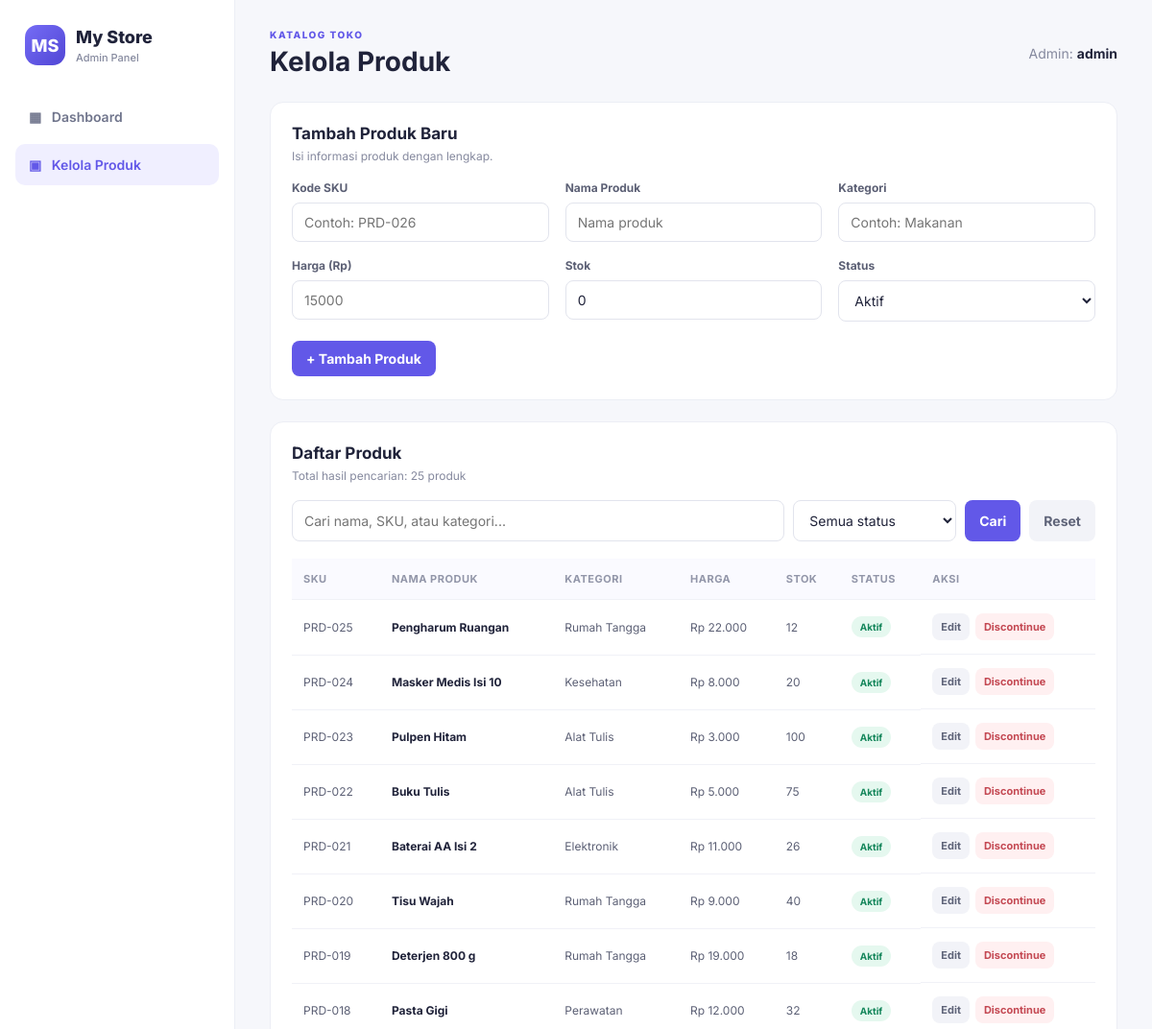
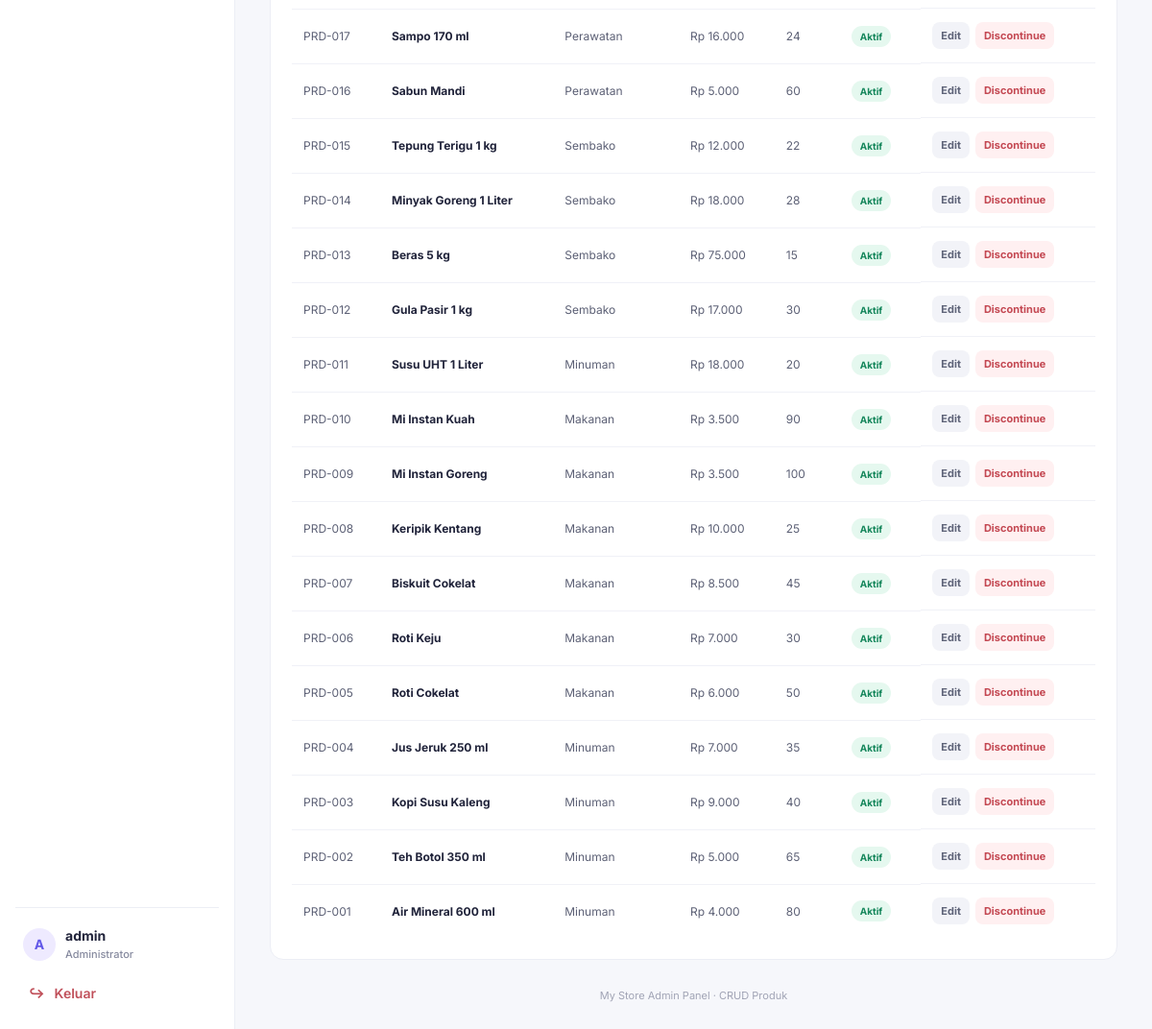
The page /products.php (signed in) on the database its author committed (2 pictures, top to bottom).
### tables this page shows
CREATE TABLE IF NOT EXISTS products (
    id INT AUTO_INCREMENT PRIMARY KEY,
    sku VARCHAR(40) NOT NULL UNIQUE,
    name VARCHAR(120) NOT NULL,
    category VARCHAR(80) NOT NULL,
    price DECIMAL(12,2) NOT NULL DEFAULT 0,
    stock INT NOT NULL DEFAULT 0,
    status ENUM('Aktif','Discontinued') NOT NULL DEFAULT 'Aktif',
    created_at TIMESTAMP DEFAULT CURRENT_TIMESTAMP,
    updated_at TIMESTAMP DEFAULT CURRENT_TIMESTAMP ON UPDATE CURRENT_TIMESTAMP
);

### auth.php (called while the page is built, shortened)
<?php
function e(?string $value): string
{
    return htmlspecialchars($value ?? '', ENT_QUOTES, 'UTF-8');
}

### products.php (the view, shortened to what this page needs)
<?php
require_once __DIR__ . '/config/database.php';
require_once __DIR__ . '/config/auth.php';
$editProduct = null;
$search = trim($_GET['q'] ?? '');
$sql = 'SELECT * FROM products WHERE (name LIKE ? OR sku LIKE ? OR category LIKE ?)';
$params = ["%{$search}%", "%{$search}%", "%{$search}%"];
$sql .= ' ORDER BY id DESC';
$stmt = $pdo->prepare($sql);
$stmt->execute($params);
$products = $stmt->fetchAll();
function rupiah($value): string {
    return 'Rp ' . number_format((float)$value, 0, ',', '.');
}
?>
<!doctype html>
<html lang="id">
<head>
    <link rel="stylesheet" href="assets/style.css">
</head>
<body>
<div class="app-shell">
    <aside class="sidebar">
        <a class="logo" href="dashboard.php"><span class="logo-mark">MS</span><span>My Store<small>Admin Panel</small></span></a>
        <nav><a class="nav-link" href="dashboard.php">▦ &nbsp; Dashboard</a><a class="nav-link active" href="products.php">▣ &nbsp; Kelola Produk</a></nav>
        <div class="sidebar-bottom"><div class="admin-mini"><span class="avatar">A</span><span><?= e($_SESSION['admin_username']) ?><small>Administrator</small></span></div><a class="nav-link logout-link" href="logout.php">↪ &nbsp; Keluar</a></div>
    </aside>
    <main class="main-content">
        <header class="topbar"><div><p class="eyebrow">KATALOG TOKO</p><h1>Kelola Produk</h1></div><div class="welcome">Admin: <b><?= e($_SESSION['admin_username']) ?></b></div></header>
        <section class="panel form-panel">
            <div class="panel-heading"><div><h2><?= $editProduct ? 'Edit Produk' : 'Tambah Produk Baru' ?></h2><p>Isi informasi produk dengan lengkap.</p></div></div>
            <form method="post" class="product-form">
                <div class="form-grid">
                    <div><label>Kode SKU</label><input name="sku" required maxlength="40" value="<?= e($editProduct['sku'] ?? '') ?>" placeholder="Contoh: PRD-026"></div>
                    <div><label>Nama Produk</label><input name="name" required maxlength="120" value="<?= e($editProduct['name'] ?? '') ?>" placeholder="Nama produk"></div>
                    <div><label>Kategori</label><input name="category" required maxlength="80" value="<?= e($editProduct['category'] ?? '') ?>" placeholder="Contoh: Makanan"></div>
                    <div><label>Harga (Rp)</label><input name="price" type="number" min="0" step="100" required value="<?= e(isset($editProduct['price']) ? (string)$editProduct['price'] : '') ?>" placeholder="15000"></div>
                    <div><label>Stok</label><input name="stock" type="number" min="0" step="1" required value="<?= e(isset($editProduct['stock']) ? (string)$editProduct['stock'] : '0') ?>"></div>
                    <div><label>Status</label><select name="status"><option value="Aktif" <?= ($editProduct['status'] ?? 'Aktif') === 'Aktif' ? 'selected' : '' ?>>Aktif</option></select></div>
                </div>
                <div class="form-actions"><button class="btn primary" type="submit"><?= $editProduct ? 'Simpan Perubahan' : '+ Tambah Produk' ?></button></div>
            </form>
        </section>
        <section class="panel">
            <div class="panel-heading"><div><h2>Daftar Produk</h2><p>Total hasil pencarian: <?= count($products) ?> produk</p></div></div>
            <form class="filters" method="get"><input type="search" name="q" value="<?= e($search) ?>" placeholder="Cari nama, SKU, atau kategori..."><select name="status"><option value="">Semua status</option></select><button class="btn primary" type="submit">Cari</button><a class="btn secondary" href="products.php">Reset</a></form>
            <div class="table-wrap"><table><thead><tr><th>SKU</th><th>Nama Produk</th><th>Kategori</th><th>Harga</th><th>Stok</th><th>Status</th><th>Aksi</th></tr></thead><tbody>
            <?php foreach ($products as $p): ?>
                <tr>
                    <td><?= e($p['sku']) ?></td><td><b><?= e($p['name']) ?></b></td><td><?= e($p['category']) ?></td><td><?= rupiah($p['price']) ?></td><td><?= (int)$p['stock'] ?></td>
                    <td><span class="badge <?= $p['status'] === 'Aktif' ? 'success' : 'muted-badge' ?>"><?= e($p['status']) ?></span></td>
                    <td class="actions"><a class="btn tiny secondary" href="products.php?edit=<?= (int)$p['id'] ?>">Edit</a>
                    <?php if ($p['status'] === 'Aktif'): ?>
                    <form method="post" onsubmit="return confirm('Tandai produk ini sebagai discontinued?')"><button class="btn tiny danger" type="submit">Discontinue</button></form>
                    <?php else: ?>
                    <form method="post"><input type="hidden" name="csrf_token" value="<?= e($_SESSION['csrf_token']) ?>"><input type="hidden" name="action" value="activate"><input type="hidden" name="id" value="<?= (int)$p['id'] ?>"><button class="btn tiny primary" type="submit">Aktifkan</button></form>
                    <?php endif; ?></td>
                </tr>
            <?php endforeach; ?>
            </tbody></table></div>
        </section>
        <footer>My Store Admin Panel · CRUD Produk</footer>
    </main>
</div>
</body>
</html>

### style.css (style rules this page uses)
:root { --ink:#20233a;--muted:#85899e;--line:#eceef5;--primary:#6258e8;--bg:#f6f7fb;--green:#16875c }
* { box-sizing:border-box }
body { margin:0;font-family:Inter,Arial,sans-serif;background:var(--bg);color:var(--ink);font-size:14px }
a { text-decoration:none;color:inherit }
button,input,select { font:inherit }
.app-shell { display:flex;min-height:100vh }
.sidebar { width:245px;background:#fff;border-right:1px solid var(--line);padding:26px 16px;display:flex;flex-direction:column;flex-shrink:0 }
.logo { display:flex;gap:11px;align-items:center;padding:0 10px 32px;font-weight:800;font-size:18px }
.logo-mark,.brand-icon { display:grid;place-items:center;background:linear-gradient(135deg,#756cf5,#5146d5);color:#fff;font-weight:800;border-radius:13px;width:42px;height:42px }
.logo small,.admin-mini small { display:block;font-size:11px;color:var(--muted);font-weight:500;margin-top:4px }
.sidebar nav { display:grid;gap:7px }
.nav-link { display:block;padding:13px 14px;border-radius:10px;color:#70758c;font-weight:600 }
.nav-link:hover,.nav-link.active { background:#f0efff;color:var(--primary) }
.sidebar-bottom { margin-top:auto }
.admin-mini { display:flex;align-items:center;gap:10px;border-top:1px solid var(--line);padding:20px 8px 12px;font-weight:700 }
.avatar { width:34px;height:34px;border-radius:50%;background:#eeeaff;color:var(--primary);display:grid;place-items:center }
.logout-link { color:#c0505a }
.main-content { flex:1;min-width:0;padding:30px 36px;max-width:1600px;margin:0 auto }
.topbar { display:flex;align-items:center;justify-content:space-between;gap:20px;margin-bottom:25px }
.topbar h1 { font-size:28px;margin:5px 0 0 }
.eyebrow { font-size:10px;letter-spacing:1.5px;font-weight:800;color:var(--primary);margin:0 }
.welcome { color:var(--muted) }
.welcome b { color:var(--ink) }
.btn { border:0;border-radius:8px;padding:10px 15px;font-weight:700;display:inline-flex;align-items:center;justify-content:center;cursor:pointer;white-space:nowrap }
.btn.primary { background:var(--primary);color:#fff }
.btn.secondary { background:#f2f3f8;color:#5f6479 }
.btn.danger { background:#fff0f1;color:#c44953 }
.btn.tiny { padding:7px 9px;font-size:11px }
.stat-card,.panel { background:#fff;border:1px solid var(--line);border-radius:14px }
.panel { padding:22px;margin-bottom:22px;min-width:0 }
.panel-heading { display:flex;justify-content:space-between;align-items:center;gap:15px;margin-bottom:18px }
.panel-heading h2 { font-size:17px;margin:0 0 6px }
.panel-heading p { margin:0;color:var(--muted);font-size:12px }
.table-wrap { width:100%;overflow-x:auto }
table { border-collapse:collapse;width:100%;white-space:nowrap }
th { text-align:left;font-size:11px;text-transform:uppercase;letter-spacing:.5px;color:#9296a9;background:#fafaff }
td,th { padding:14px 12px;border-bottom:1px solid #f0f1f7 }
td { font-size:12px;color:#5c6075 }
td b { color:var(--ink) }
tbody tr:last-child td { border-bottom:0 }
.badge { display:inline-block;border-radius:20px;padding:5px 9px;font-size:10px;font-weight:700 }
.badge.success { color:#16875c;background:#e5f8ef }
footer { text-align:center;color:#a1a4b5;font-size:11px;padding:8px }
.form-panel { padding-bottom:24px }
.product-form label,.login-card label { display:block;font-size:12px;font-weight:700;margin:0 0 8px;color:#5c6075 }
.product-form input,.product-form select,.filters input,.filters select,.login-card input { width:100%;padding:11px 12px;border:1px solid #e2e4ed;border-radius:8px;outline:none;background:#fff;color:var(--ink) }
.form-grid { display:grid;grid-template-columns:repeat(3,minmax(0,1fr));gap:17px }
.form-actions { display:flex;gap:9px;margin-top:20px }
.filters { display:flex;gap:9px;margin-bottom:18px }
.filters input { flex:1;min-width:120px }
.filters select { max-width:170px }
.actions { display:flex;align-items:center;gap:6px }
.actions form { display:inline }

### rows shown on the page
products: sku "PRD-025", name "Pengharum Ruangan", category "Rumah Tangga", price "Rp 22.000", stock "12", status "Aktif"
products: sku "PRD-024", name "Masker Medis Isi 10", category "Kesehatan", price "Rp 8.000", stock "20", status "Aktif"
products: sku "PRD-023", name "Pulpen Hitam", category "Alat Tulis", price "Rp 3.000", stock "100", status "Aktif"
products: sku "PRD-022", name "Buku Tulis", category "Alat Tulis", price "Rp 5.000", stock "75", status "Aktif"
products: sku "PRD-021", name "Baterai AA Isi 2", category "Elektronik", price "Rp 11.000", stock "26", status "Aktif"
products: sku "PRD-020", name "Tisu Wajah", category "Rumah Tangga", price "Rp 9.000", stock "40", status "Aktif"
products: sku "PRD-019", name "Deterjen 800 g", category "Rumah Tangga", price "Rp 19.000", stock "18", status "Aktif"
products: sku "PRD-018", name "Pasta Gigi", category "Perawatan", price "Rp 12.000", stock "32", status "Aktif"
products: sku "PRD-017", name "Sampo 170 ml", category "Perawatan", price "Rp 16.000", stock "24", status "Aktif"
products: sku "PRD-016", name "Sabun Mandi", category "Perawatan", price "Rp 5.000", stock "60", status "Aktif"
products: sku "PRD-015", name "Tepung Terigu 1 kg", category "Sembako", price "Rp 12.000", stock "22", status "Aktif"
products: sku "PRD-014", name "Minyak Goreng 1 Liter", category "Sembako", price "Rp 18.000", stock "28", status "Aktif"
products: sku "PRD-013", name "Beras 5 kg", category "Sembako", price "Rp 75.000", stock "15", status "Aktif"
products: sku "PRD-012", name "Gula Pasir 1 kg", category "Sembako", price "Rp 17.000", stock "30", status "Aktif"
products: sku "PRD-011", name "Susu UHT 1 Liter", category "Minuman", price "Rp 18.000", stock "20", status "Aktif"
products: sku "PRD-010", name "Mi Instan Kuah", category "Makanan", price "Rp 3.500", stock "90", status "Aktif"
products: sku "PRD-009", name "Mi Instan Goreng", category "Makanan", price "Rp 3.500", stock "100", status "Aktif"
products: sku "PRD-008", name "Keripik Kentang", category "Makanan", price "Rp 10.000", stock "25", status "Aktif"
products: sku "PRD-007", name "Biskuit Cokelat", category "Makanan", price "Rp 8.500", stock "45", status "Aktif"
products: sku "PRD-006", name "Roti Keju", category "Makanan", price "Rp 7.000", stock "30", status "Aktif"
products: sku "PRD-005", name "Roti Cokelat", category "Makanan", price "Rp 6.000", stock "50", status "Aktif"
products: sku "PRD-004", name "Jus Jeruk 250 ml", category "Minuman", price "Rp 7.000", stock "35", status "Aktif"
products: sku "PRD-003", name "Kopi Susu Kaleng", category "Minuman", price "Rp 9.000", stock "40", status "Aktif"
products: sku "PRD-002", name "Teh Botol 350 ml", category "Minuman", price "Rp 5.000", stock "65", status "Aktif"
products: sku "PRD-001", name "Air Mineral 600 ml", category "Minuman", price "Rp 4.000", stock "80", status "Aktif"

### other values the page prints
$_SESSION['admin_username'] "admin"
count($products) "25"
